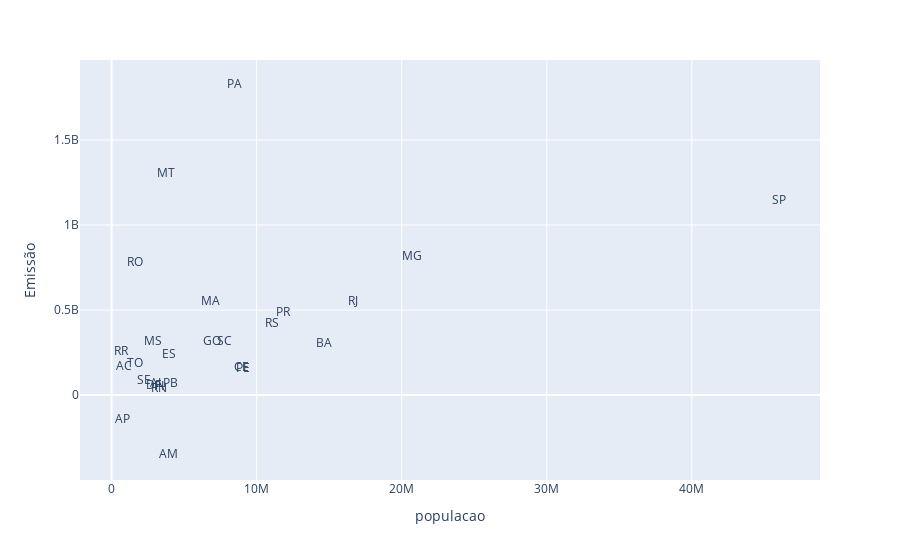

Notebook code for this chart:
### Code cell
# opacity = 0 deixando o ponto invisivel.
px.scatter(data_frame = dados_agrupados, x ='populacao', y = 'Emissão', text='Estado',opacity = 0 )

### Figure 1 — Plotly figure (JSON) as saved in the notebook; plotly's stock layout.template omitted (floating-point values rounded to 4 significant figures)
{"data": [{"hovertemplate": "populacao=%{x}<br>Emissão=%{y}<br>Estado=%{text}<extra></extra>", "legendgroup": "", "marker": {"color": "#636efa", "opacity": 0, "symbol": "circle"}, "mode": "markers+text", "name": "", "orientation": "v", "showlegend": false, "text": ["RO", "RR", "MT", "PA", "AC", "AP", "TO", "MS", "AM", "MA", "ES", "GO", "PR", "SC", "MG", "RS", "SE", "RJ", "SP", "BA", "AL", "DF", "CE", "PE", "PB", "PI", "RN"], "type": "scatter", "x": [1616379, 634805, 3784239, 8442962, 829780, 774268, 1584306, 2833742, 3952262, 6800605, 3975100, 6950976, 11835379, 7762154, 20732660, 11088065, 2211868, 16615526, 46024937, 14659023, 3125254, 2923369, 8936431, 9051113, 4030961, 3270174, 3303953], "xaxis": "x", "y": [778100000.0, 255400000.0, 1299000000.0, 1825000000.0, 164800000.0, -146400000.0, 180300000.0, 313200000.0, -353600000.0, 549200000.0, 237300000.0, 313800000.0, 482000000.0, 313300000.0, 810000000.0, 418500000.0, 83030000.0, 546200000.0, 1139000000.0, 300500000.0, 63970000.0, 53040000.0, 157500000.0, 156200000.0, 64350000.0, 48250000.0, 35430000.0], "yaxis": "y"}], "layout": {"legend": {"tracegroupgap": 0}, "margin": {"t": 60}, "xaxis": {"anchor": "y", "domain": [0, 1], "title": {"text": "populacao"}}, "yaxis": {"anchor": "x", "domain": [0, 1], "title": {"text": "Emissão"}}}}
